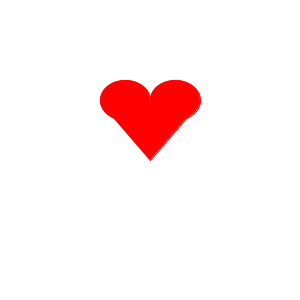
Frame 1 (no input)
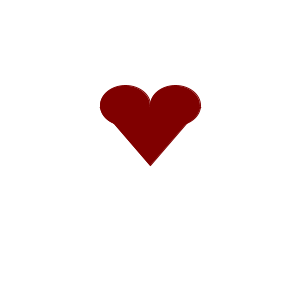
Frame 60 (the mouse pressed at the canvas centre just before this capture)
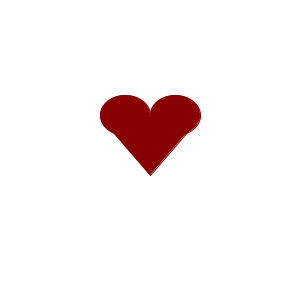
Frame 120 (the mouse held since frame 60 and released just before this capture)

The Processing sketch that drew these frames (run headless with seeded random() and noise(); from frame 60 on, the mouse is pressed at the canvas centre):

// Processing sketch: processing_172220
// ── processing_172220.pde

float speed = 0;
void setup()
{
size(300, 300);
background(255);
colorMode(HSB, 360, 100, 100);
}

void draw()
{
background(360, 0, 100);

float heartheight = map(sin(speed), -1, 1, -30, 30);
float heartwidth = map(sin(speed), -1, 1, -200, 200);
float heartcolor  = map(cos(speed), -1, 1, 50, 100);

translate(width/2, height/2 +heartheight);


  stroke(360, 100, heartcolor);
  fill(360, 100, heartcolor);
  ellipse(-25, -50, 50, 40);
  ellipse(25, -50,  50, 40);
  triangle(-50, -48, 50, -48, 0, 10);
  
 speed += map(mouseX, 0, height, 0.05, 0.15);
}
